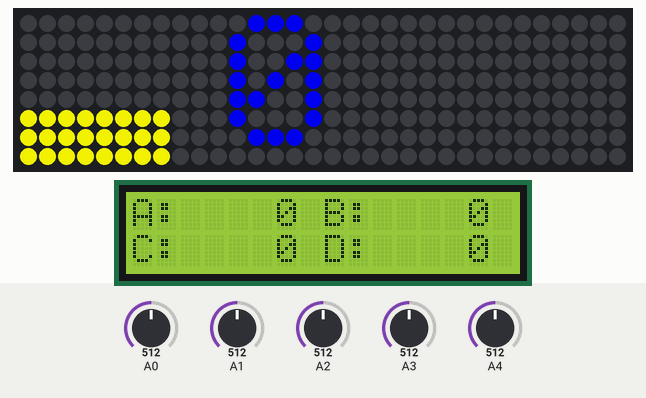
Recording of a sketch running on a simulated Arduino Uno, built with avr-gcc and run on an emulated ATmega328P. Parts: 32×8 RGB LED matrix (first LED top left, wired row by row), 16×2 character LCD. The test bench sets the inputs (shaded band); at power-on: A3 = 512, A1 = 512, A2 = 512, A0 = 512, A4 = 512. Random numbers use the default seed unless the sketch sets one.

Above: at 3.8 s.
3.9 s: A3 set to 13
5.4 s: A3 set to 10
At 5.8 s:
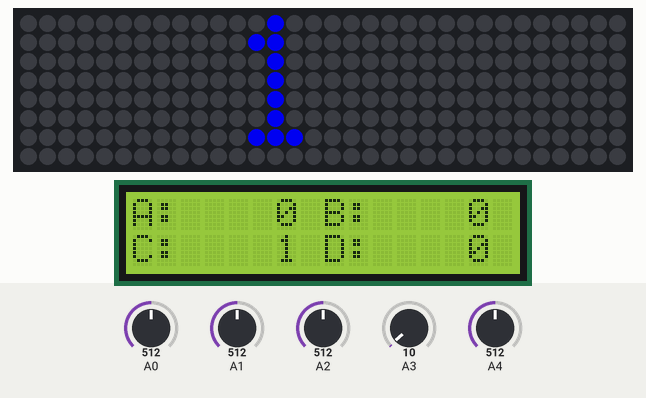
8.4 s: A1 set to 12
11.4 s: A1 set to 9
At 12.8 s:
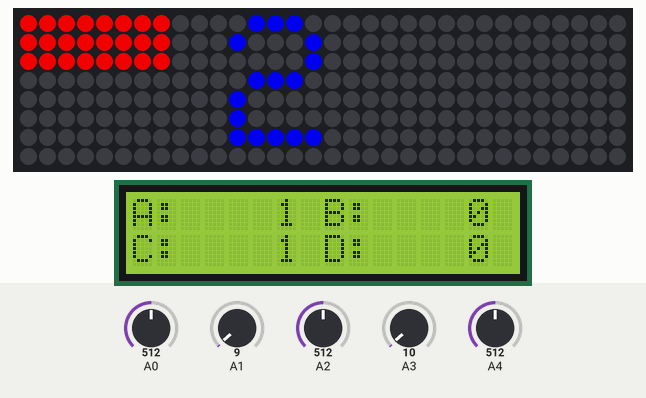
14.4 s: A1 set to 30
At 16.1 s:
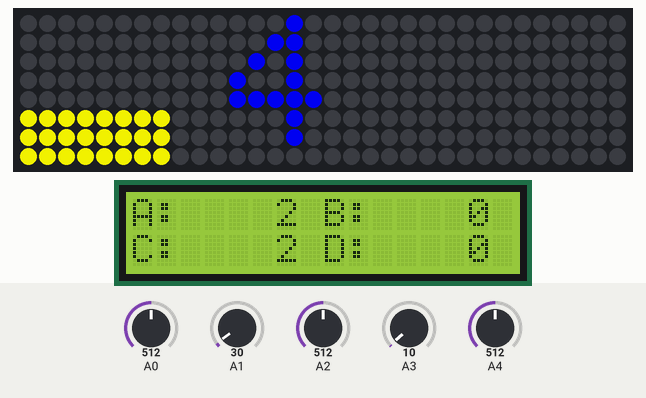
17.4 s: A2 set to 12
19.7 s: A2 set to 9
At 21.1 s:
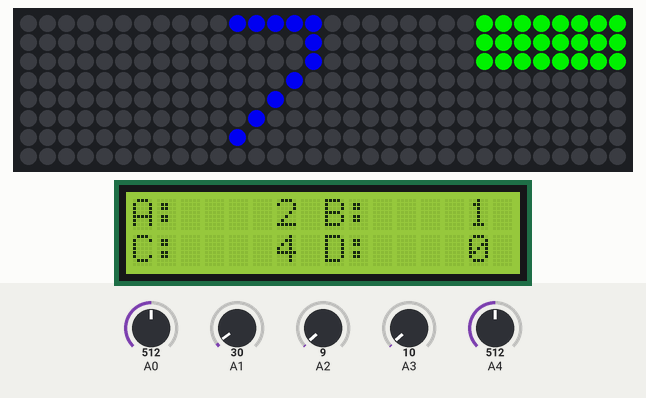
Timing chart, 0 to 22.7 s (numbered marks = the images above; inputs shaded):
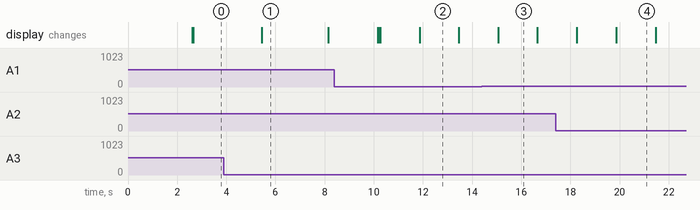

The sketch:

target.ino
```cpp
#include <LiquidCrystal.h>

#include <Adafruit_GFX.h>
#include <Adafruit_NeoMatrix.h>
#include <Adafruit_NeoPixel.h>

#define PIN 0
// Color definitions
#define BLACK    0x0000
#define BLUE     0x001F
#define RED      0xF800
#define GREEN    0x07E0
#define CYAN     0x07FF
#define MAGENTA  0xF81F
#define YELLOW   0xFFE0
#define WHITE    0xFFFF


Adafruit_NeoMatrix matrix = Adafruit_NeoMatrix(32, 8, PIN,
  NEO_MATRIX_BOTTOM    + NEO_MATRIX_RIGHT +
  NEO_MATRIX_COLUMNS + NEO_MATRIX_ZIGZAG,
  NEO_GRB            + NEO_KHZ800);

//LCD pin to Arduino
const int pin_RS = 8;
const int pin_EN = 9;
const int pin_d4 = 4;
const int pin_d5 = 5;
const int pin_d6 = 6;
const int pin_d7 = 7;
const int pin_BL = 10;

const int TEST_A = 500;
const int TEST_B = 500;
const int TEST_C = 500;
const int TEST_D = 500;

LiquidCrystal lcd( pin_RS,  pin_EN,  pin_d4,  pin_d5,  pin_d6,  pin_d7);

long  the_rand, cal_accum[4];

int cal[4], Ain[4], meas[4], max_dev[4], count[4], test[4], outs[4], strike, target_count, update_led, mode;

const int CONSTANT_DISPLAY_TIME = 1500;
const int TARGET_DISPLAY_TIME = 8100; //MS
const int TARGET_COUNTS = 225; // # of targets to display
const int TARGET_SAMPLE_WINDOW = 200; //MS
const int HIT_DELAY = 2000;
const int MODE_COUNT = 3;

unsigned int sel_stat;

void setup() {

    int i,j;

    matrix.begin();
    matrix.setTextWrap(false);
    matrix.setBrightness(210);
    matrix.setTextColor(BLUE);

    Ain[0] = A1;
    Ain[1] = A2;
    Ain[2] = A3;
    Ain[3] = A4;

    test[0] = TEST_A;
    test[1] = TEST_B;
    test[2] = TEST_C;
    test[3] = TEST_D;

    lcd.begin(16, 2);

    for( i = 0; i < 4; i++)
        count[i] = 0;

    for(i = 0; i < 4; i++)
        cal_accum[i] = 0;

     pinMode(A1, INPUT_PULLUP);
     pinMode(A2, INPUT_PULLUP);
     pinMode(A3, INPUT_PULLUP);
     pinMode(A4, INPUT_PULLUP);

    for(  i = 0; i < 100; i++){

       for( j = 0; j < 4; j++)
        cal_accum[j] += analogRead(j+1);

       delay(25);

    }

    for( i = 0; i < 4; i++){

        cal[i] = cal_accum[i]/100;
        max_dev[i] = cal[i];

    }

    update_display();
    strike = 0;
    randomSeed( analogRead(5) );
    the_rand = random(0,4);

    target_count = 0;
    update_led = 1;

    mode = 0;
    sel_stat = 0;

}

void loop() {

    int i, the_max_idx, sel_button, tmp;
    long loop_time;
    char msg[17];

    // event based actions

    if( (target_count == (TARGET_COUNTS+1)) && (mode == 0) ){

       lcd.clear();
       lcd.setCursor(0,0);
       sprintf(msg, "%3u / %3u HIT", count[0] + count[1] + count[2] + count[3], TARGET_COUNTS );
       lcd.print(msg );

       matrix.fillScreen(0);    //Turn off all the LEDs
       matrix.setCursor(11, 0);
       matrix.print(count[0] + count[1] + count[2] + count[3]);
       matrix.show();

       while(1){} //pause;

    }

    if(( ( update_led )) ){

          matrix.fillScreen(0);    //Turn off all the LEDs
          the_rand = (the_rand + random(1,4))%4;
          target_count = target_count + 1;

          if(target_count <= TARGET_COUNTS){
               switch(the_rand){
                 case 0: matrix.fillRect(0,0,8,3,RED); break;
                 case 1: matrix.fillRect(32-8,0,8,3,GREEN); break;
                 case 2: matrix.fillRect(0,5,8,3,YELLOW); break;
                 case 3: matrix.fillRect(32-8,5,8,3,CYAN); break;

               }
          }
        matrix.setCursor(11, 0);
        matrix.print(count[0] + count[1] + count[2] + count[3]);

        matrix.show();

        update_led = 0;
        strike = 0;

        for( i = 0; i < 4; i++)
           max_dev[i] = cal[i];

        return;

    }

    //sample targets
    for( i = 0; i < 4; i++){

        meas[i] = analogRead(Ain[i]);
        max_dev[i] = ( abs(cal[i] - meas[i]) > abs(cal[i] - max_dev[i]) ) ? meas[i] : max_dev[i];

    }

    ///////////////////////////////////
    //time based actions
    ////////////////////////////////////

    loop_time = millis(); //update time

    if(( loop_time%CONSTANT_DISPLAY_TIME < 20 )){

        if(mode == 2){

           update_display();

           for( i = 0; i < 4; i++)
            max_dev[i] = cal[i];

        }


    }

    if(( loop_time%TARGET_DISPLAY_TIME < 20 )){

        if( mode == 0){
          update_led = 1;
          delay(20);
        }

        if(sel_stat == 0xFFFF){

            mode = (mode + 1)%MODE_COUNT;

            sprintf(msg, "MODE = %5u", mode);
            lcd.clear();
            lcd.print(msg);

            strike = 0;
            target_count = 0;

            for( i = 0; i < 4; i++)
              count[i] = 0;

            matrix.fillScreen(0);    //Turn off all the LEDs
            matrix.show();

            delay(2000);  //delay for release

            update_display();

        }

        return;
    }

    //end of sampling window actions
    if( loop_time%TARGET_SAMPLE_WINDOW < 20 ){

       the_max_idx = 0;

       for( i = 0; i < 4; i++)
            the_max_idx = ( abs(cal[i] - max_dev[i]) > abs(cal[the_max_idx] - max_dev[the_max_idx]) ) ? i : the_max_idx;

       if (mode == 0){

          if(( abs(cal[the_max_idx] - max_dev[the_max_idx]) > test[the_max_idx] ) && (the_max_idx == the_rand ) && (strike == 0)){

            count[the_max_idx]++;
            matrix.fillScreen(0);    //Turn off all the LEDs

            matrix.setCursor(11, 0);
            matrix.print(count[0] + count[1] + count[2] + count[3]);

            matrix.show();

            strike = 1;
            update_display();

          }

          for( i = 0; i < 4; i++)
            max_dev[i] = cal[i];

       }

       if (mode == 1){

          if(( abs(cal[the_max_idx] - max_dev[the_max_idx]) > test[the_max_idx] )){

            count[the_max_idx]++;
            matrix.fillScreen(0);    //Turn off all the LEDs

             switch(the_max_idx){
               case 0: matrix.fillRect(0,0,8,3,RED); break;
               case 1: matrix.fillRect(32-8,0,8,3,GREEN); break;
               case 2: matrix.fillRect(0,5,8,3,YELLOW); break;
               case 3: matrix.fillRect(32-8,5,8,3,CYAN); break;

             }

            matrix.setCursor(11, 0);
            matrix.print(count[0] + count[1] + count[2] + count[3]);

            matrix.show();
            update_display();
            delay(1500);

          }

          for( i = 0; i < 4; i++)
            max_dev[i] = cal[i];

       }

       if(analogRead(A0) < 800)
           sel_stat = (sel_stat << 1)|1;
       else
           sel_stat = 0;

       delay(20);
       return;

    }


}

void update_display() {

     char msg1[17], msg2[17];

     switch(mode){

          case 0: case 1:sprintf(msg1, "A:%5u B:%5u", count[0], count[1]);
                    sprintf(msg2, "C:%5u D:%5u", count[2],  count[3]);
                    break;

          case 2:   sprintf(msg1, "A:%5u B:%5u", max_dev[0], max_dev[1]);
                    sprintf(msg2, "C:%5u D:%5u", max_dev[2], max_dev[3]);
                    break;


     }

    lcd.setCursor(0,0);
    lcd.print(msg1);

    lcd.setCursor(0,1);
    lcd.print(msg2);

      return;

}
```

Measured:
- the behaviour switches between 12 and 11 on A3 (found by bisection; images 0 and 1)
- the behaviour switches between 11 and 10 on A1 (found by bisection; images 1 and 2)
- the behaviour switches between 11 and 10 on A2 (found by bisection; images 3 and 4)
- after the input at 3.9 s, every drawn part: stays the same
- what the display in image 1 shows lasts 2.7 s, from 5.4 s to 8.1 s
- what the display in image 2 shows lasts 1.6 s, from 11.9 s to 13.5 s
